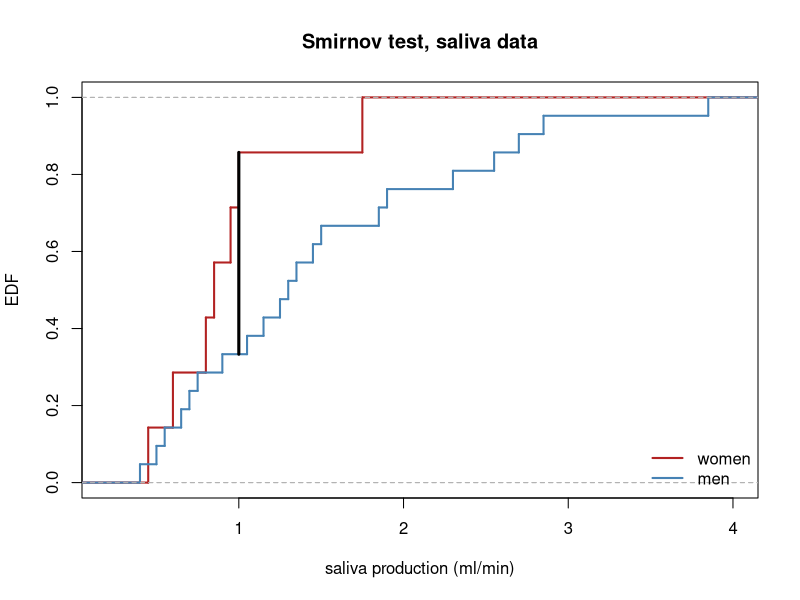

The R script that drew this image:
# Empirical distribution functions of saliva production for 7 women and 21 men, and the Smirnov distance.
fe <- c(0.45, 0.60, 0.80, 0.85, 0.95, 1.00, 1.75)
ma <- c(0.40, 0.50, 0.55, 0.65, 0.70, 0.75, 0.90, 1.05, 1.15, 1.25, 1.30,
        1.35, 1.45, 1.50, 1.85, 1.90, 2.30, 2.55, 2.70, 2.85, 3.85)
print(ks.test(fe, ma))                              # D = 0.5238, exact p = 0.093
print(ks.test(fe, ma, alternative = "greater"))     # D^+ = 0.5238
Ff <- ecdf(fe); Fm <- ecdf(ma)
grid <- sort(c(fe, ma))
k <- which.max(abs(Ff(grid) - Fm(grid)))
plot(Ff, do.points = FALSE, verticals = TRUE, col = "firebrick", lwd = 2, xlim = c(0.2, 4),
     main = "Smirnov test, saliva data", xlab = "saliva production (ml/min)", ylab = "EDF")
plot(Fm, do.points = FALSE, verticals = TRUE, col = "steelblue", lwd = 2, add = TRUE)
segments(grid[k], Fm(grid[k]), grid[k], Ff(grid[k]), lwd = 3)
legend("bottomright", c("women", "men"), col = c("firebrick", "steelblue"), lwd = 2, bty = "n")
